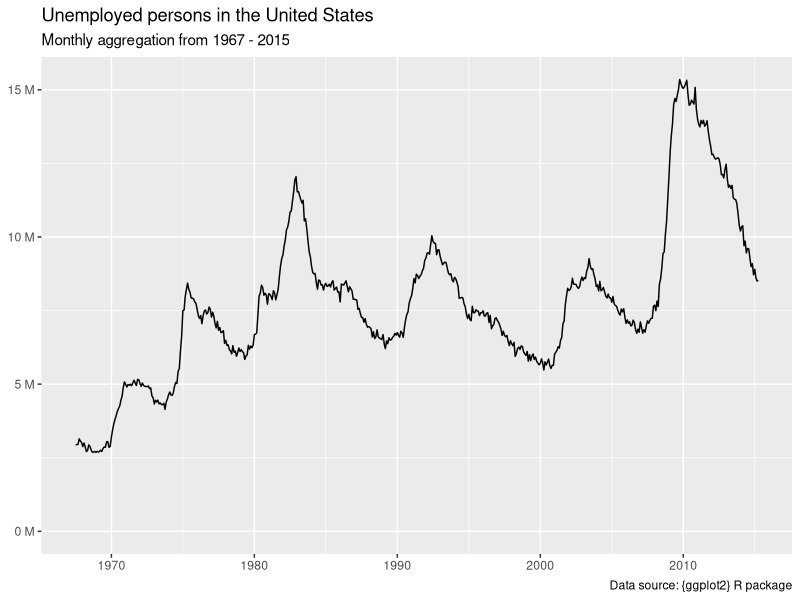
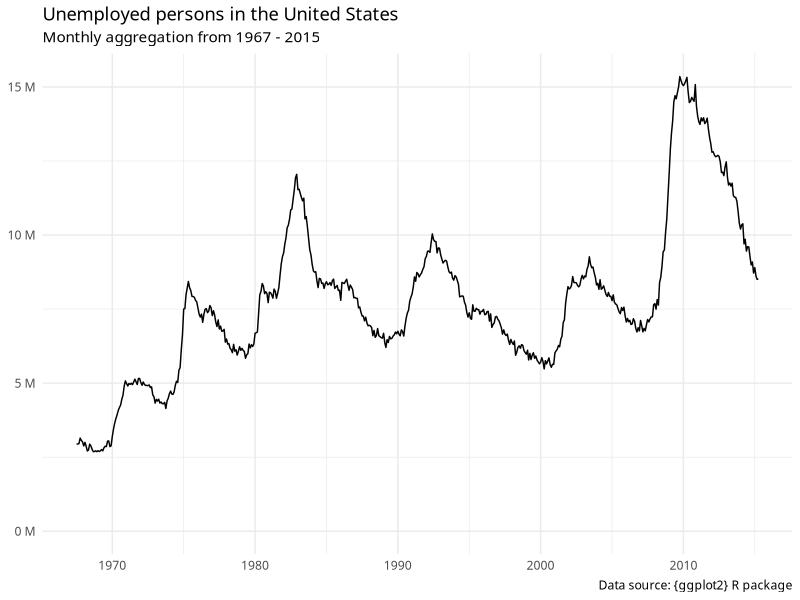
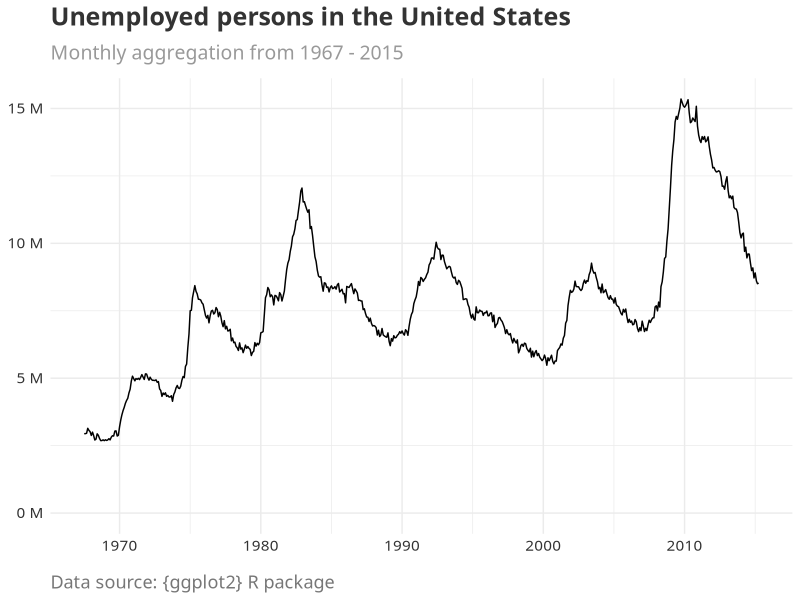
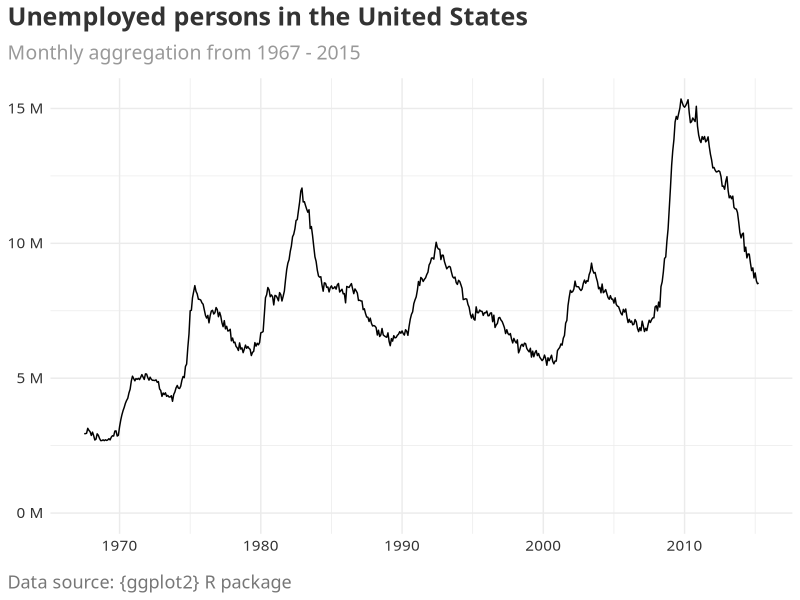
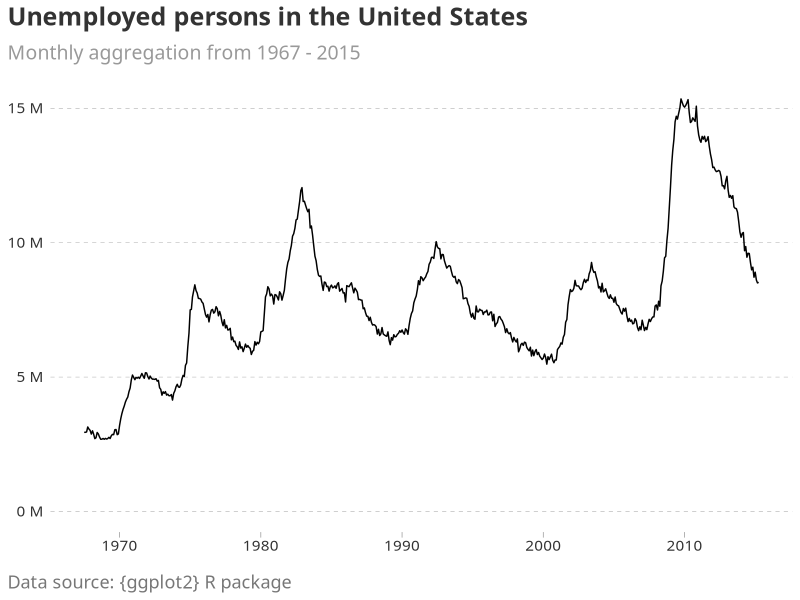
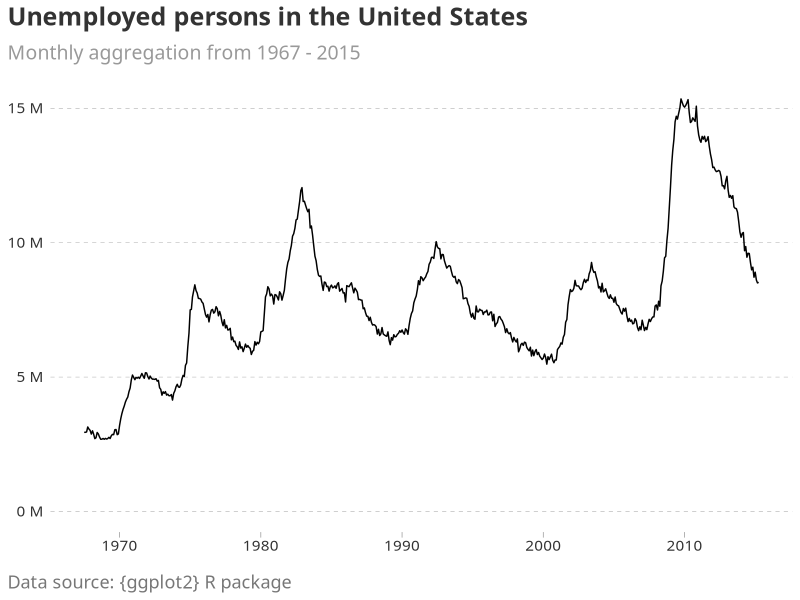
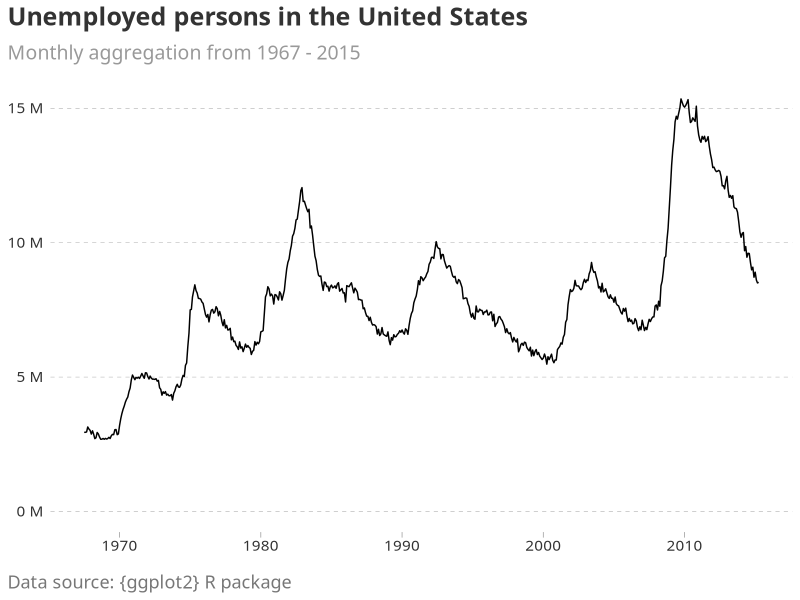
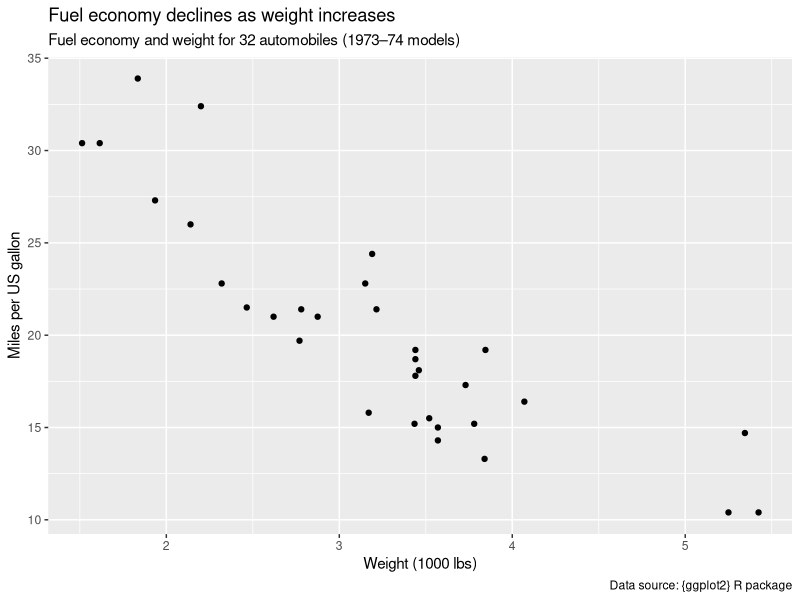

R code for these plots, in order:
## ---- chunk 1
#| include: false
library(ggplot2)
?theme
## ---- chunk 2
default_plot <- ggplot(economics, aes(date, unemploy)) +
  geom_line() +
  labs(
    title = "Unemployed persons in the United States",
    subtitle = "Monthly aggregation from 1967 - 2015",
    caption = "Data source: {ggplot2} R package",
    x = NULL,
    y = NULL
  ) +
  # Unemployment level is number of unemployed in thousands.
  # This declutters the figure by presenting the number of
  # unemployed in millions
  scale_y_continuous(
    labels = scales::label_number(
      scale = 0.001,
      suffix = " M"
    ),
    limits = c(0, max(economics$unemploy))
  )

default_plot
## ---- chunk 3
nyt_plot <- default_plot +
  theme_minimal(
    base_family = "Libre Franklin"
  )

nyt_plot
## ---- chunk 4
nyt_plot <- nyt_plot +
  theme(
    plot.title = element_text(
      size = 18,
      face = "bold",
      color = "#333333", # dark gray
      margin = margin(b = 10)
    ),
    plot.subtitle = element_text(
      size = 14,
      color = "#999999", # medium gray
      margin = margin(b = 10)
    ),
    plot.caption = element_text(
      size = 13,
      color = "#777777", # light gray
      margin = margin(t = 15),
      hjust = 0
    ),
    axis.text = element_text(
      size = 11,
      color = "#333333" # dark gray
    )
  )
## ---- chunk 5
nyt_plot
## ---- chunk 6
nyt_plot <- nyt_plot +
  theme(
    plot.title.position = "plot",
    plot.caption.position = "plot"
  )
## ---- chunk 7
nyt_plot
## ---- chunk 8
nyt_plot <- nyt_plot +
  theme(
    panel.grid.minor = element_blank(),
    panel.grid.major = element_line(
      linetype = "dashed",
      linewidth = 0.15,
      color = "#999999"
    ),
    panel.grid.major.x = element_blank(),
    axis.ticks.x = element_line(
      linetype = "solid",
      linewidth = 0.25,
      color = "#999999"
    ),
    axis.ticks.length.x = unit(4, units = "pt")
  )
## ---- chunk 9
nyt_plot
## ---- chunk 10
theme_nyt <- function() {
  # Set base theme and font family =============================================
  theme_minimal(
    base_family = "Libre Franklin"
  ) +
    # Overwrite base theme defaults ============================================
    theme(
      # Text elements ==========================================================
      plot.title = element_text(
        size = 18,
        face = "bold",
        color = "#333333",
        margin = margin(b = 10)
      ),
      plot.subtitle = element_text(
        size = 14,
        color = "#999999",
        margin = margin(b = 10)
      ),
      plot.caption = element_text(
        size = 13,
        color = "#777777",
        margin = margin(t = 15),
        hjust = 0
      ),
      axis.text = element_text(
        size = 11,
        color = "#333333"
      ),
      plot.title.position = "plot",
      plot.caption.position = "plot",
      # Line elements ==========================================================
      panel.grid.minor = element_blank(),
      panel.grid.major = element_line(
        linetype = "dashed",
        linewidth = 0.15,
        color = "#999999"
      ),
      panel.grid.major.x = element_blank(),
      axis.ticks.x = element_line(
        linetype = "solid",
        linewidth = 0.25,
        color = "#999999"
      ),
      axis.ticks.length.x = unit(4, units = "pt")
    )
}
## ---- chunk 11
#| echo: false
default_plot +
  theme_nyt()
## ---- chunk 12
theme_nyt <- function(gridline_x = TRUE, gridline_y = TRUE) {
  gridline <- element_line(
    linetype = "dashed",
    linewidth = 0.15,
    color = "#999999"
  )

  gridline_x <- if (isTRUE(gridline_x)) {
    gridline
  } else {
    element_blank()
  }

  gridline_y <- if (isTRUE(gridline_y)) {
    gridline
  } else {
    element_blank()
  }

  # Set base theme and font family =============================================
  theme_minimal(
    base_family = "Libre Franklin"
  ) +
    # Overwrite base theme defaults ============================================
    theme(
      # Text elements ==========================================================
      plot.title = element_text(
        size = 18,
        face = "bold",
        color = "#333333",
        margin = margin(b = 10)
      ),
      plot.subtitle = element_text(
        size = 14,
        color = "#999999",
        margin = margin(b = 10)
      ),
      plot.caption = element_text(
        size = 13,
        color = "#777777",
        margin = margin(t = 15),
        hjust = 0
      ),
      axis.text = element_text(
        size = 11,
        color = "#333333"
      ),
      plot.title.position = "plot",
      plot.caption.position = "plot",
      # Line elements ==========================================================
      panel.grid.minor = element_blank(),
      panel.grid.major.x = gridline_x,
      panel.grid.major.y = gridline_y,
      axis.ticks.x = element_line(
        linetype = "solid",
        linewidth = 0.25,
        color = "#999999"
      ),
      axis.ticks.length.x = unit(4, units = "pt")
    )
}
## ---- chunk 13
#| echo: false
default_plot +
  theme_nyt(gridline_x = FALSE, gridline_y = TRUE)
## ---- chunk 14
mtcars_plot <- ggplot(mtcars, aes(wt, mpg)) +
  geom_point() +
  labs(
    title = "Fuel economy declines as weight increases",
    subtitle = "Fuel economy and weight for 32 automobiles (1973–74 models)",
    caption = "Data source: {ggplot2} R package",
    x = "Weight (1000 lbs)",
    y = "Miles per US gallon"
  )
## ---- chunk 15
mtcars_plot
## ---- chunk 16
mtcars_plot <- mtcars_plot +
  theme_nyt(gridline_x = TRUE, gridline_y = TRUE)
## ---- chunk 17
#| echo: false
mtcars_plot
